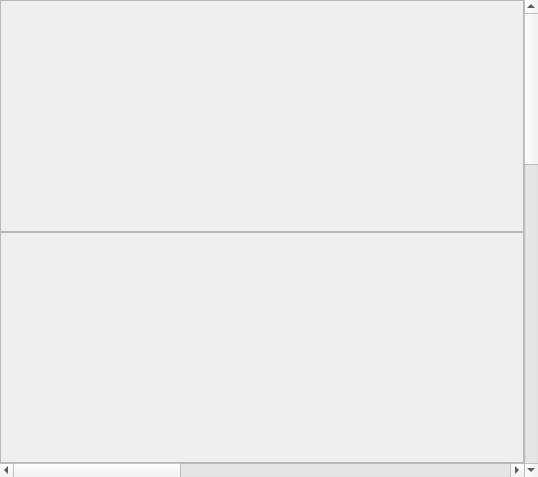
<?xml version="1.0" encoding="UTF-8"?>
<ui version="4.0">
 <class>SyncedDualScroller</class>
 <widget class="QWidget" name="SyncedDualScroller">
  <property name="geometry">
   <rect>
    <x>0</x>
    <y>0</y>
    <width>538</width>
    <height>477</height>
   </rect>
  </property>
  <property name="windowTitle">
   <string>SyncedDualScroller</string>
  </property>
  <layout class="QHBoxLayout" name="horizontalLayout_2">
   <property name="spacing">
    <number>0</number>
   </property>
   <property name="leftMargin">
    <number>0</number>
   </property>
   <property name="topMargin">
    <number>0</number>
   </property>
   <property name="rightMargin">
    <number>0</number>
   </property>
   <property name="bottomMargin">
    <number>0</number>
   </property>
   <item>
    <layout class="QVBoxLayout" name="verticalLayout">
     <property name="spacing">
      <number>0</number>
     </property>
     <property name="topMargin">
      <number>0</number>
     </property>
     <property name="bottomMargin">
      <number>0</number>
     </property>
     <item>
      <widget class="QScrollArea" name="up_left_area">
       <property name="sizePolicy">
        <sizepolicy hsizetype="Ignored" vsizetype="Ignored">
         <horstretch>0</horstretch>
         <verstretch>0</verstretch>
        </sizepolicy>
       </property>
       <property name="verticalScrollBarPolicy">
        <enum>Qt::ScrollBarAlwaysOff</enum>
       </property>
       <property name="horizontalScrollBarPolicy">
        <enum>Qt::ScrollBarAlwaysOff</enum>
       </property>
       <property name="widgetResizable">
        <bool>true</bool>
       </property>
       <widget class="QWidget" name="up_left_content">
        <property name="geometry">
         <rect>
          <x>0</x>
          <y>0</y>
          <width>517</width>
          <height>227</height>
         </rect>
        </property>
       </widget>
      </widget>
     </item>
     <item>
      <widget class="QScrollArea" name="down_area">
       <property name="sizePolicy">
        <sizepolicy hsizetype="Ignored" vsizetype="Ignored">
         <horstretch>0</horstretch>
         <verstretch>0</verstretch>
        </sizepolicy>
       </property>
       <property name="verticalScrollBarPolicy">
        <enum>Qt::ScrollBarAlwaysOff</enum>
       </property>
       <property name="horizontalScrollBarPolicy">
        <enum>Qt::ScrollBarAlwaysOff</enum>
       </property>
       <property name="widgetResizable">
        <bool>true</bool>
       </property>
       <widget class="QWidget" name="down_right_content">
        <property name="geometry">
         <rect>
          <x>0</x>
          <y>0</y>
          <width>517</width>
          <height>227</height>
         </rect>
        </property>
       </widget>
      </widget>
     </item>
     <item>
      <widget class="QScrollBar" name="main_horizontal_scrollbar">
       <property name="pageStep">
        <number>50</number>
       </property>
       <property name="orientation">
        <enum>Qt::Horizontal</enum>
       </property>
      </widget>
     </item>
    </layout>
   </item>
   <item>
    <widget class="QScrollBar" name="main_vertical_scrollbar">
     <property name="maximum">
      <number>99</number>
     </property>
     <property name="singleStep">
      <number>1</number>
     </property>
     <property name="pageStep">
      <number>50</number>
     </property>
     <property name="orientation">
      <enum>Qt::Vertical</enum>
     </property>
     <property name="invertedAppearance">
      <bool>false</bool>
     </property>
     <property name="invertedControls">
      <bool>false</bool>
     </property>
    </widget>
   </item>
  </layout>
 </widget>
 <resources/>
 <connections/>
</ui>
